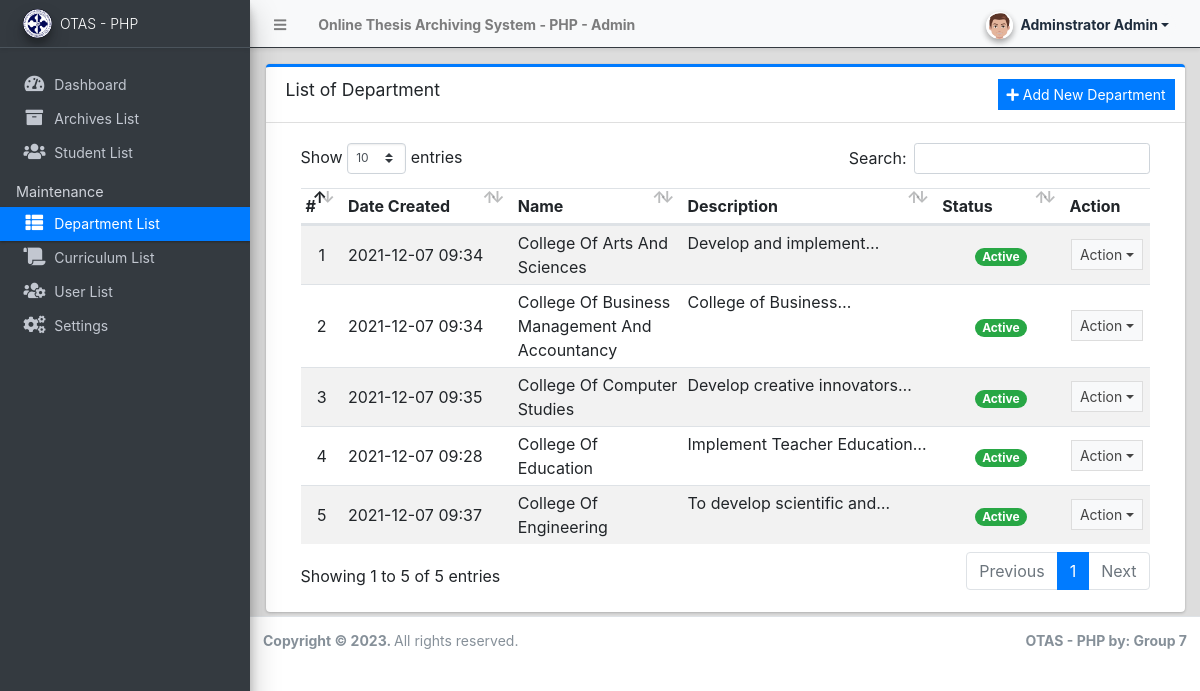
/admin/?page=departments (signed in), run on the app's committed database.
### tables this page shows
CREATE TABLE `department_list` (
  `id` int(30) NOT NULL,
  `name` text NOT NULL,
  `description` text NOT NULL,
  `status` tinyint(1) NOT NULL DEFAULT 1,
  `date_created` datetime NOT NULL DEFAULT current_timestamp(),
  `date_updated` datetime DEFAULT NULL ON UPDATE current_timestamp()
);

### admin/departments/index.php (the view, shortened to what this page needs)
<div class="card card-outline card-primary">
	<div class="card-header">
		<h3 class="card-title">List of Department</h3>
		<div class="card-tools">
			<a href="javascript:void(0)" id="create_new" class="btn btn-flat btn-sm btn-primary"><span class="fas fa-plus"></span>  Add New Department</a>
		</div>
	</div>
	<div class="card-body">
		<div class="container-fluid">
        <div class="container-fluid">
			<table class="table table-hover table-striped">
				<colgroup>
					<col width="5%">
					<col width="20%">
					<col width="20%">
					<col width="30%">
					<col width="15%">
					<col width="10%">
				</colgroup>
				<thead>
					<tr>
						<th>#</th>
						<th>Date Created</th>
						<th>Name</th>
						<th>Description</th>
						<th>Status</th>
						<th>Action</th>
					</tr>
				</thead>
				<tbody>
					<?php
						$i = 1;
						$qry = $conn->query("SELECT * from `department_list`order by `name` asc ");
						while($row = $qry->fetch_assoc()):
					?>
						<tr>
							<td class="text-center"><?php echo $i++; ?></td>
							<td class=""><?php echo date("Y-m-d H:i",strtotime($row['date_created'])) ?></td>
							<td><?php echo ucwords($row['name']) ?></td>
							<td class="truncate-1"><?php echo $row['description'] ?></td>
							<td class="text-center">
                                <?php
                                    switch($row['status']){
                                        case '1':
                                            echo "<span class='badge badge-success badge-pill'>Active</span>";
                                            break;
                                    }
                                ?>
                            </td>
							<td align="center">
								 <button type="button" class="btn btn-flat btn-default btn-sm dropdown-toggle dropdown-icon" data-toggle="dropdown">
				                  		Action
				                  </button>
							</td>
						</tr>
					<?php endwhile; ?>
				</tbody>
			</table>
		</div>
		</div>
	</div>
</div>

### data on the page
department_list: date_created "2021-12-07 09:34", name "College Of Arts And Sciences", description "Develop and…", status "Active"
department_list: date_created "2021-12-07 09:34", name "College Of Business Management And Accountancy", description "College of…", status "Active"
department_list: date_created "2021-12-07 09:35", name "College Of Computer Studies", description "Develop creative…", status "Active"
department_list: date_created "2021-12-07 09:28", name "College Of Education", description "Implement Teacher…", status "Active"
department_list: date_created "2021-12-07 09:37", name "College Of Engineering", description "To develop scientific…", status "Active"

### other printed values
$_settings->info('name') "Online Thesis Archiving System - PHP"
$_settings->userdata('firstname').' '.$_settings->userdata('lastname') "Adminstrator Admin"
$_settings->info('short_name') "OTAS - PHP"
